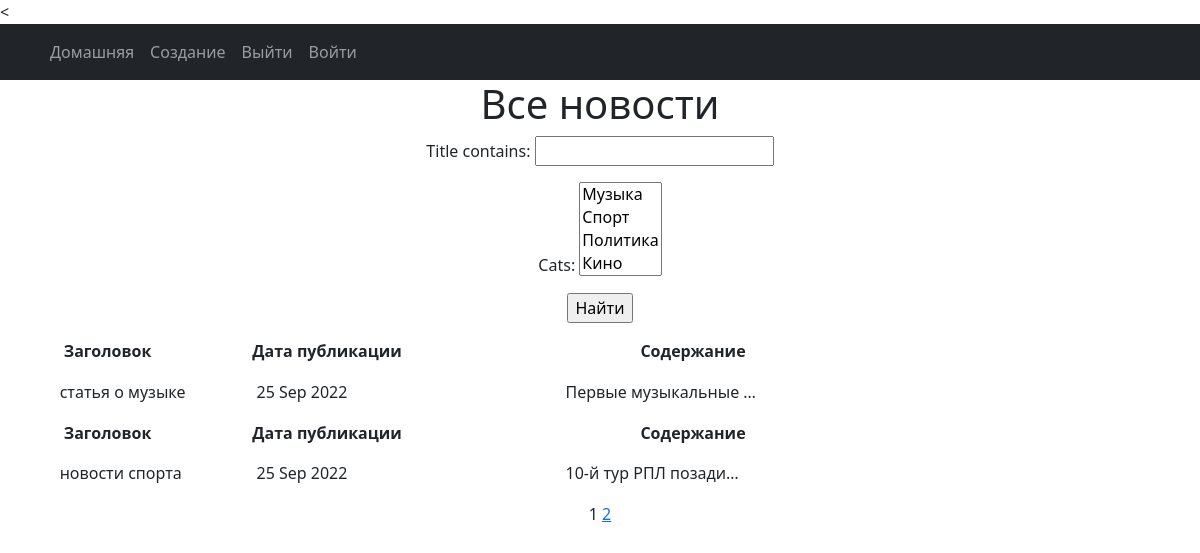
Before: /news/ with the older database file.
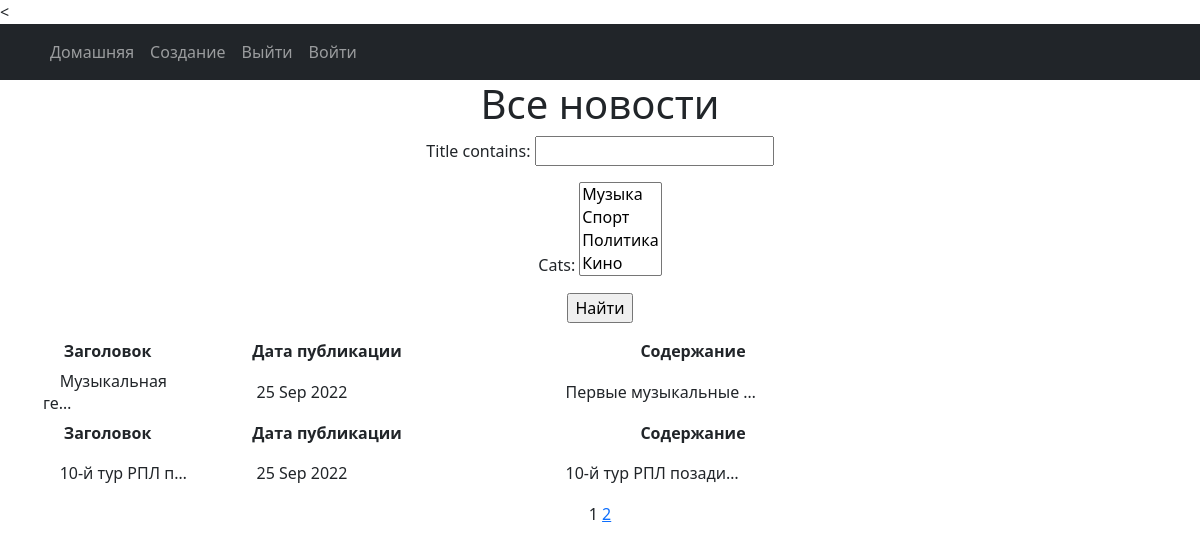
After: the same page with the newer database file.
### news/models.py (models this page shows, shortened)
class Post(models.Model):
    article = 'ar'
    news = 'ne'
    POST_INFO = [
        (article, "Статья"),
        (news, "Новость")
    ]
    author = models.ForeignKey(Author, on_delete=models.CASCADE)
    post_info = models.CharField(max_length=2, choices=POST_INFO, default=article)
    created = models.DateTimeField(auto_now_add=True)
    cats = models.ManyToManyField(Category, through='PostCategory')
    title = models.CharField(max_length=255)
    text = models.TextField()
    rating = models.IntegerField(default=0)

### news/views.py (the view)
# urls.py: path('', PostList.as_view(), name='post_list'),
class PostList(ListView):
    model = Post
    ordering = 'author'
    template_name = 'posts.html'
    context_object_name = 'id'
    paginate_by = 2
    def get_queryset(self):
        queryset = super().get_queryset()
        self.filterset = PostFilter(self.request.GET, queryset)
        return self.filterset.qs
    def get_context_data(self, **kwargs):
        context = super().get_context_data(**kwargs)
        context['time_now'] = datetime.utcnow()
        context['next_sale'] = None
        context['filterset'] = self.filterset
        return context

### news/models.py (called while the page is built)
    def __str__(self):
        return self.name.title()

### templates/posts.html (shortened to what this page needs)
<{% extends 'flatpages/default.html' %}
{% block content %}
<h1>Все новости</h1>
<form action="" method="get">
    {{ filterset.form.as_p }}
    <input type="submit" value="Найти" />
</form>
<p>{% if id %}</p>
{% for post in id %}
<table style="width: 907px;">
<tr style="height: 18px;">
    <td style="width: 154.281px; height: 18px;">&nbsp; &nbsp; &nbsp;<strong>Заголовок</strong></td>
<td style="width: 10px; height: 18px;">&nbsp;</td>
<td style="width: 256px; height: 18px;">&nbsp; &nbsp; &nbsp; &nbsp; &nbsp; <strong>Дата публикации</strong></td>
<td style="width: 10px; height: 18px;">&nbsp;</td>
<td style="width: 458px; height: 18px;">&nbsp; &nbsp; &nbsp; &nbsp; &nbsp; &nbsp; &nbsp; &nbsp; &nbsp; &nbsp; &nbsp; &nbsp; &nbsp; &nbsp; &nbsp; &nbsp; &nbsp; &nbsp; &nbsp; <strong>Содержание</strong></td>
</tr>
<tr style="height: 57.6406px;">
<td style="width: 154.281px; height: 57.6406px;">&nbsp; &nbsp; {{ post.title | truncatechars:15 }}</td>
<td style="width: 10px; height: 57.6406px;">&nbsp;</td>
<td style="width: 256px; height: 57.6406px;">&nbsp; &nbsp; &nbsp; &nbsp; &nbsp; &nbsp;{{ time_now | date:'d M Y' }}</td>
<td style="width: 10px; height: 57.6406px;">&nbsp;</td>
<td style="width: 458px; height: 57.6406px;">&nbsp; &nbsp; &nbsp; &nbsp; &nbsp; &nbsp; &nbsp; &nbsp; &nbsp; &nbsp; {{ post.text | truncatechars:20 }}</td>
</tr>
{% endfor %}
</table>
<p>{% else %}</p>
<h2>Новостей нет!</h2>
<p>{% endif %}
   {{ page_obj.number }}
   {% if page_obj.has_next %}
       <a href="?page={{ page_obj.next_page_number }}">{{ page_obj.next_page_number }}</a>
   {% endif %}
<p>{% endblock content %}

Changed rows visible on the page:
changed Post "Первые музыкальные …": title "статья о музыке" → "Музыкальная ге…"
changed Post "10-й тур РПЛ позади…": title "новости спорта" → "10-й тур РПЛ п…"
